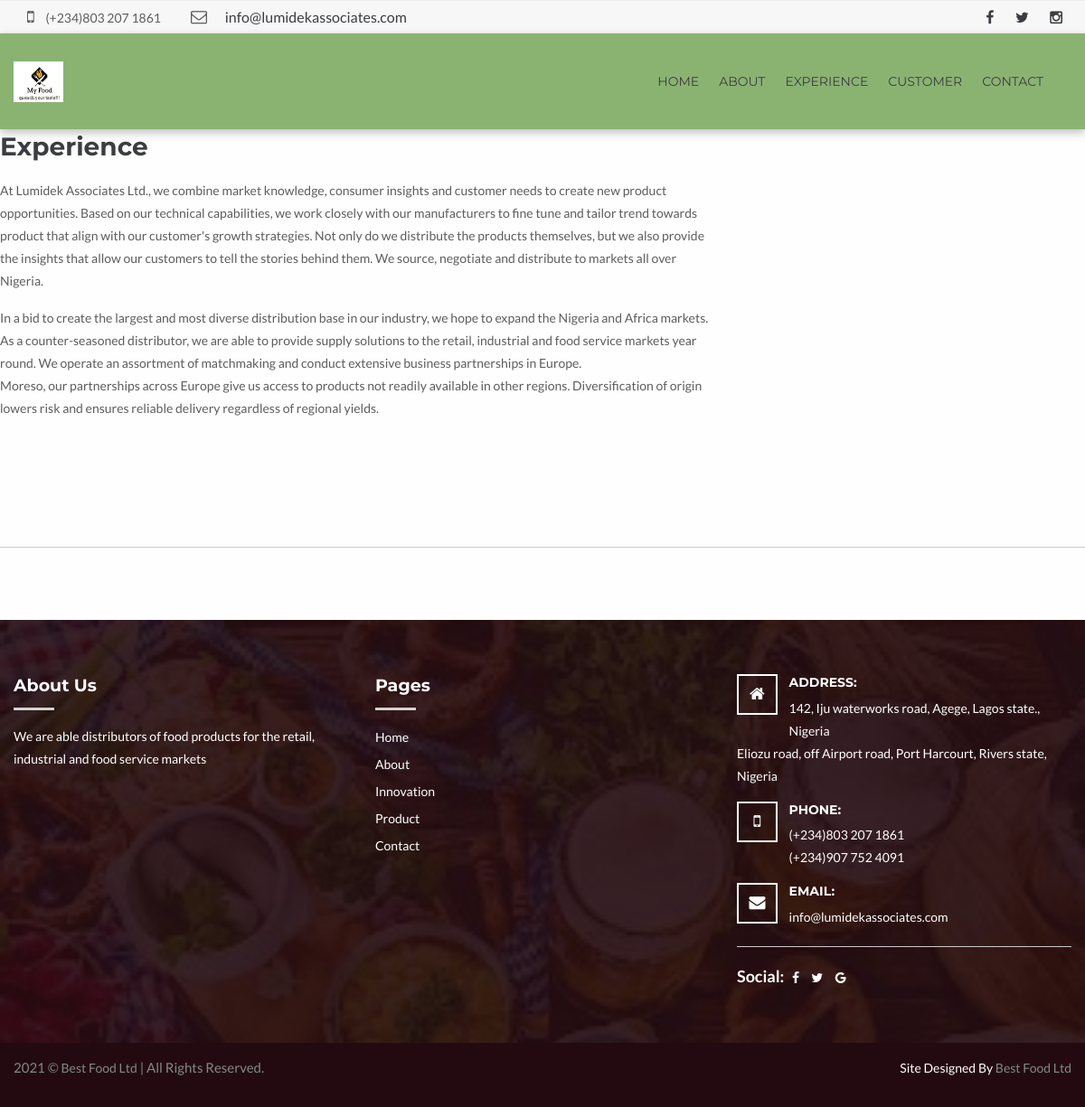
The page /experience.php on the database its author committed.
### tables this page shows
CREATE TABLE IF NOT EXISTS `site_settings` (
  `id` int(11) NOT NULL,
  `site_name` varchar(200) NOT NULL,
  `site_title` varchar(200) NOT NULL,
  `site_keyword` varchar(500) NOT NULL,
  `site_desc` varchar(1000) NOT NULL,
  `google_code` varchar(1000) NOT NULL,
  `site_email` varchar(300) NOT NULL,
  `site_phone` varchar(300) NOT NULL,
  `facebook` varchar(100) NOT NULL,
  `twitter` varchar(100) NOT NULL,
  `linkedin` varchar(500) NOT NULL,
  `address` varchar(2000) NOT NULL,
  `city` varchar(1000) NOT NULL,
  `country` varchar(200) NOT NULL
);

CREATE TABLE IF NOT EXISTS `site_about` (
  `id` int(11) NOT NULL,
  `short_about` varchar(1300) NOT NULL,
  `innovation` varchar(2500) NOT NULL,
  `market` varchar(2500) NOT NULL,
  `full_about` varchar(3000) NOT NULL
);

### experience.php (the view, shortened to what the rows shown need)
<?php include 'header.php';?>
   <div class="content-area">
	    	<div class="row">
                    	<div class="row welcome-message">
            <div class="medium-8 small-12 columns">
    	    	<h2> Experience </h2>
                <?php
                                   $result = ORM::for_table("site_about")
                                   ->find_array(1);
                                    ?>
                                     <?php foreach ($result as $res):?>
                <p> <?php echo $res['innovation'];?></p>
                                             <?php endforeach; ?>
    	        </div>
        </div>
			   </div>
	        </div>
		</div>
<?php include 'footer.php'; ?>

### header.php (shortened to what the rows shown need)
<!doctype html>
<html>
<head>
    <?php
                                   $result = ORM::for_table("site_settings")
                                   ->find_array(1);
                                    ?>
    <link rel="stylesheet" type="text/css" href="css/animate.css" media="all" />
    <link rel="stylesheet" type="text/css" href="css/foundation.min.css" media="all" />
    <link rel="stylesheet" type="text/css" href="css/font-awesome.min.css" media="all" />
    <link rel="stylesheet" type="text/css" href="css/owl.carousel.css" media="all" />
    <link rel="stylesheet" type="text/css" href="style.css" media="all" />
    <link rel="stylesheet" type="text/css" href="lib/revolution/fonts/pe-icon-7-stroke/css/pe-icon-7-stroke.css">
    <link rel="stylesheet" type="text/css" href="lib/revolution/css/settings.css">
    <link rel="stylesheet" type="text/css" href="lib/revolution/css/layers.css">
    <link rel="stylesheet" type="text/css" href="lib/revolution/css/navigation.css">
</head>
<body>
	<div class="container">
        <div class="topbar">
        	<div class="row">
            <?php
                                   $result = ORM::for_table("site_settings")
                                   ->find_array(1);
                                    ?>
                                     <?php foreach ($result as $res):?>
                <div class="medium-9 small-12 columns">
                    <div class="action-box">
                        <p><i class="fa fa-mobile" aria-hidden="true"></i> <?php echo $res['site_phone'];?></p>
                    </div>
                <div class="action-box">
                        <p><i class="fa fa-envelope-o" aria-hidden="true"></i> <a href="mailto:<?php echo $res['site_email'];?>"><?php echo $res['site_email'];?></a></p>
                    </div>
                </div>
                <div class="medium-3 small-12 columns text-center text-medium-right">
                	<div class="socialicons">
                        <a href="<?php echo $res['facebook'];?>"><i class="fa fa-facebook"></i></a>
                        <a href="https://twitter.com/<?php echo $res['twitter'];?>"><i class="fa fa-twitter"></i></a>
                        <a href="#"><i class="fa fa-instagram"></i></a>
                    </div>
                </div>
<?php endforeach; ?>
            </div>
        </div>

### footer.php (shortened to what the rows shown need)
	   <div class="footer">
   		<div class="footerTop">
        	<div class="row">
                <div class="large-4 medium-6 small-12 columns footer-widget">
                	<h2>About Us</h2>
                     <?php
                                   $result = ORM::for_table("site_about")
                                   ->find_array(1);
                                    ?>
                                     <?php foreach ($result as $res):?>
                <p> <?php echo $res['short_about'];?></p>
                                             <?php endforeach; ?>
                      </div>
                <div class="large-4 medium-6 small-12 columns footer-widget">
                	<h2>Pages</h2>
                </div>
                <div class="large-4 medium-6 small-12 columns footer-widget">
                	<div class="textwidget">
                             <?php
                                   $result = ORM::for_table("site_settings")
                                   ->find_array(1);
                                    ?>
                                     <?php foreach ($result as $res):?>
                    	<ul class="address">
							<li>
								<i class="fa fa-home"></i>
								<h4>Address:</h4>
                                <p><?php echo $res['address'];?>,  <?php echo $res['country'];?><br>
                                <?php echo $res['city'];?>,  <?php echo $res['country'];?></p>
							</li>
                            <li>
                                <i class="fa fa-mobile"></i>
                                <h4>Phone:</h4>
                                <p><?php echo $res['site_phone'];?><br>
                                <?php echo $res['linkedin'];?></p>
                            </li>
                            <li>
                                <i class="fa fa-envelope"></i>
                                <h4>Email:</h4>
                                <p><a href="mailto:<?php echo $res['site_email'];?>"><?php echo $res['site_email'];?></a></p>
                            </li>
						</ul>
                        <hr>
                        <div class="socialicons">
                        	Social:
                            <a href="<?php echo $res['facebook'];?>"><i class="fa fa-facebook"></i></a>
                            <a href="https://twitter.com/<?php echo $res['twitter'];?>"><i class="fa fa-twitter"></i></a>
                            <a href="#"><i class="fa fa-google"></i></a>
                        </div>
                        <?php endforeach; ?>
                    </div>
                </div>
			</div>
        </div>
       </div>
</body>
</html>

### rows shown on the page
site_settings: site_phone "(+234)803 207 1861", site_email "info@lumidekassociates.com", address "142, Iju waterworks road, Agege, Lagos state.", country "Nigeria", city "Eliozu road, off Airport road, Port Harcourt, Rivers state", linkedin "(+234)907 752 4091"
site_about: innovation "At Lumidek Associates Ltd., we combine market knowledge, consumer insights and customer needs to create new product opportunities. Based on our technical capabilities, we work closely with our manufacturers to fine tune and tailor trend towards product that align with our customer's growth strategies. Not only do we distribute the products themselves, but we also provide the insights that allow our customers to tell the stories behind them. We source, negotiate and distribute to markets all over Nigeria. In a bid to create the largest and most diverse distribution base in our industry, we hope to expand the Nigeria and Africa markets. As a counter-seasoned distributor, we are able to…", short_about "We are able distributors of food products for the retail, industrial and food service markets"
